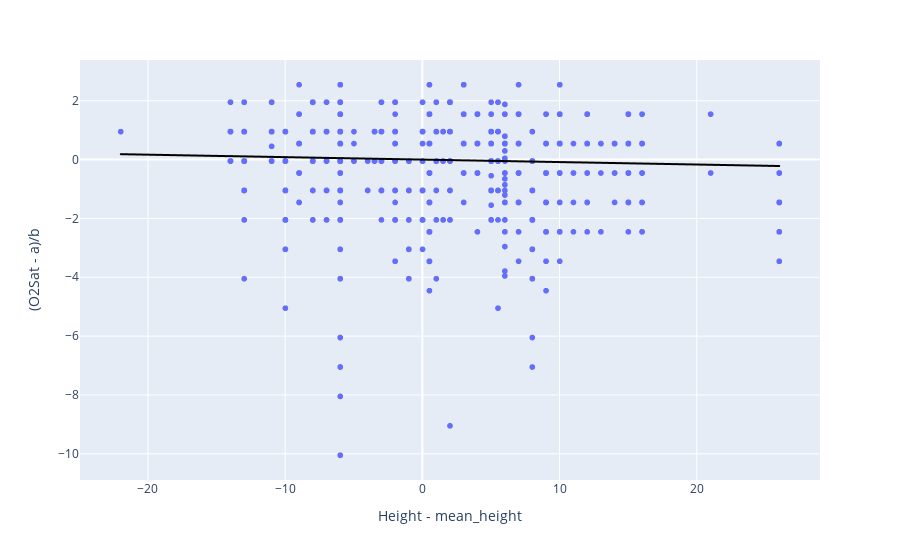

Notebook code cell kept with this figure:
### Markdown cell above
## Plot residuals of O2 Sat fit by Sex

### Code cell
# Plot the residuals of the fit O2 Saturation = a + b*isMale against Height

## Taking a = 98.07 and b = -0.71 compute the residuals
df_healthiest = filter_healthiest(df, 80)
df_healthiest["(O2Sat - a)/b"] = df_healthiest.apply(
    lambda x: compute_O2Sat_residual_after_sex_fit(x, a[-3], b[-3]), axis=1
)
df_healthiest["Height - mean_height"] = df_healthiest.Height - df_healthiest.Height.mean()

# Compute an print correlation between those residuals and height
print(
    f"Correlation between (O2Sat - a)/b and Height: {df['(O2Sat - a)/b'].corr(df.Height)}"
)

# Plot those residuals with height with trendline linera
fig = px.scatter(
    df,
    x="Height - mean_height",
    # x="Height",
    y="(O2Sat - a)/b",
    trendline="ols",
    trendline_color_override="black",
)
fig.show()

### Figure 1 — Plotly figure (JSON) as saved in the notebook; plotly's stock layout.template omitted (floating-point values rounded to 4 significant figures; data arrays with more than 128 entries replaced by an {"elided": "..."} marker saying what was removed)
{"data": [{"hovertemplate": "Height - mean_height=%{x}<br>(O2Sat - a)/b=%{y}<extra></extra>", "legendgroup": "", "marker": {"color": "#636efa", "symbol": "circle"}, "mode": "markers", "name": "", "showlegend": false, "type": "scattergl", "x": {"elided": "20243 float values"}, "xaxis": "x", "y": {"elided": "20243 float values"}, "yaxis": "y"}, {"hovertemplate": "<b>OLS trendline</b><br>(O2Sat - a)/b = -0.008367 * Height - mean_height + -1.52829e-14<br>R<sup>2</sup>=0.003338<br><br>Height - mean_height=%{x}<br>(O2Sat - a)/b=%{y} <b>(trend)</b><extra></extra>", "legendgroup": "", "line": {"color": "black"}, "marker": {"color": "#636efa", "symbol": "circle"}, "mode": "lines", "name": "", "showlegend": false, "type": "scattergl", "x": {"elided": "4234 float values"}, "xaxis": "x", "y": {"elided": "4234 float values"}, "yaxis": "y"}], "layout": {"legend": {"tracegroupgap": 0}, "margin": {"t": 60}, "xaxis": {"anchor": "y", "domain": [0, 1], "title": {"text": "Height - mean_height"}}, "yaxis": {"anchor": "x", "domain": [0, 1], "title": {"text": "(O2Sat - a)/b"}}}}
